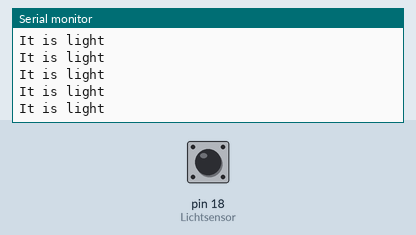
Recording of a sketch running on a simulated Arduino Uno, built with avr-gcc and run on an emulated ATmega328P. Shown: the last lines printed to the serial monitor. The inputs (shaded band) are chosen by the test bench; at power-on: pin 18 (Lichtsensor) LOW.

Above: at 1.2 s.
1.3 s: pin 18 (Lichtsensor) driven HIGH
At 2.2 s:
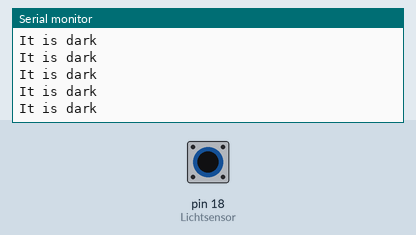
3.2 s: pin 18 (Lichtsensor) pulsed LOW 5 times (0.12 s each, 0.3 s apart)
7.7 s: pin 18 (Lichtsensor) pulsed LOW 5 times (0.12 s each, 0.3 s apart)
18.2 s: pin 18 (Lichtsensor) driven LOW
At 19.2 s:
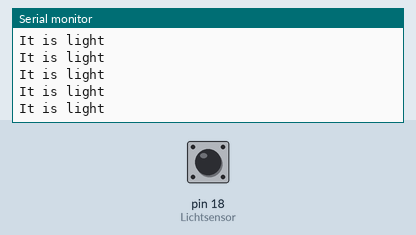
24.2 s: pin 18 (Lichtsensor) driven HIGH
At 24.8 s:
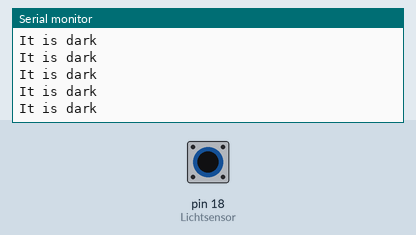

The sketch:

Lichtsensor.ino
```cpp
// Pin des Lichtsensors
int Lichtsensor = 18;

void setup() {
  // STarten der Seriellen Kommunikation
  Serial.begin(9600);
  // Pin als Input konfigurieren
  pinMode(Lichtsensor, INPUT);

}

void loop() {
  // Der Wert wird gelesen
  int lightState = digitalRead(Lichtsensor);

  // Wenn der Pin High ist dann ist er verdeckt d.h. es ist dunkel sonst ist er frei d.h. es ist hell
  if (lightState == HIGH){
    Serial.println("It is dark");
  }
  else{
    Serial.println("It is light");
  }
}
```

Measured:
- after the input at 1.3 s, the serial monitor: prints a new line after 0.08 s (image 1)
- after the input at 18.2 s, the serial monitor: prints a new line after 0.07 s (image 2)
- after the input at 24.2 s, the serial monitor: prints a new line after 0.07 s (image 3)
